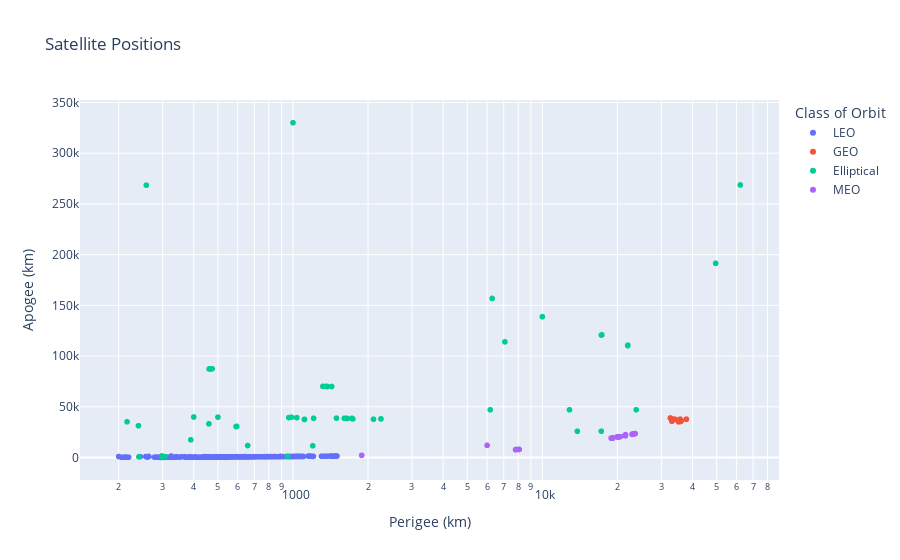

The cell this chart's notebook holds for it:
### Markdown cell above
# 6. Satellite Positions
This plot analyzes satellites as positioned around the surface of the Earth’s center of mass. 

It plots satellites from the point of the orbit closest to the Earth, perigee against the point of the orbit farthest from the Earth, apogee. The color refers to the class of orbit.

This shows most satellites are positioned in orbits closest to the surface of the Earth.

### Code cell
import plotly.express as px


fig = px.scatter(data, x="Perigee (km)", y="Apogee (km)", color="Class of Orbit",
                 hover_name="Class of Orbit", log_x=True, size_max=120, title= 'Satellite Positions')
fig.show()

### Figure 1 — Plotly figure (JSON) as saved in the notebook; plotly's stock layout.template omitted (floating-point values rounded to 4 significant figures; data arrays with more than 128 entries replaced by an {"elided": "..."} marker saying what was removed)
{"data": [{"hovertemplate": "<b>%{hovertext}</b><br><br>Class of Orbit=LEO<br>Perigee (km)=%{x}<br>Apogee (km)=%{y}<extra></extra>", "hovertext": {"elided": "1918 str values"}, "legendgroup": "LEO", "marker": {"color": "#636efa", "symbol": "circle"}, "mode": "markers", "name": "LEO", "showlegend": true, "type": "scattergl", "x": {"elided": "1918 int values"}, "xaxis": "x", "y": {"elided": "1918 int values"}, "yaxis": "y"}, {"hovertemplate": "<b>%{hovertext}</b><br><br>Class of Orbit=GEO<br>Perigee (km)=%{x}<br>Apogee (km)=%{y}<extra></extra>", "hovertext": {"elided": "554 str values"}, "legendgroup": "GEO", "marker": {"color": "#EF553B", "symbol": "circle"}, "mode": "markers", "name": "GEO", "showlegend": true, "type": "scattergl", "x": {"elided": "554 int values"}, "xaxis": "x", "y": {"elided": "554 int values"}, "yaxis": "y"}, {"hovertemplate": "<b>%{hovertext}</b><br><br>Class of Orbit=Elliptical<br>Perigee (km)=%{x}<br>Apogee (km)=%{y}<extra></extra>", "hovertext": ["Elliptical", "Elliptical", "Elliptical", "Elliptical", "Elliptical", "Elliptical", "Elliptical", "Elliptical", "Elliptical", "Elliptical", "Elliptical", "Elliptical", "Elliptical", "Elliptical", "Elliptical", "Elliptical", "Elliptical", "Elliptical", "Elliptical", "Elliptical", "Elliptical", "Elliptical", "Elliptical", "Elliptical", "Elliptical", "Elliptical", "Elliptical", "Elliptical", "Elliptical", "Elliptical", "Elliptical", "Elliptical", "Elliptical", "Elliptical", "Elliptical", "Elliptical", "Elliptical", "Elliptical", "Elliptical", "Elliptical", "Elliptical", "Elliptical", "Elliptical", "Elliptical", "Elliptical", "Elliptical", "Elliptical", "Elliptical", "Elliptical", "Elliptical", "Elliptical", "Elliptical", "Elliptical", "Elliptical", "Elliptical", "Elliptical", "Elliptical"], "legendgroup": "Elliptical", "marker": {"color": "#00cc96", "symbol": "circle"}, "mode": "markers", "name": "Elliptical", "showlegend": true, "type": "scattergl", "x": [305, 300, 9999, 1606, 1650, 1615, 460, 298, 305, 305, 17231, 13810, 241, 49551, 952, 1111, 1112, 2103, 1738, 6292, 62200, 301, 2253, 1722, 1494, 962, 986, 1036, 1375, 1357, 1429, 1317, 306, 306, 17240, 21998, 22017, 500, 400, 23783, 12849, 6179, 1200, 1000, 240, 389, 658, 17313, 216, 258, 461, 467, 474, 1210, 591, 595, 7079], "xaxis": "x", "y": [851, 847, 138825, 38662, 38511, 38737, 33200, 845, 846, 850, 25971, 25918, 689, 191451, 1155, 37564, 37580, 37746, 38111, 156833, 268679, 846, 38105, 38637, 38860, 39398, 39735, 39308, 70009, 70117, 70045, 70157, 853, 848, 120715, 110256, 110791, 39850, 39966, 47100, 47048, 47086, 11600, 330000, 31342, 17480, 11836, 120961, 35224, 268488, 87304, 87260, 87526, 38740, 30534, 30657, 114027], "yaxis": "y"}, {"hovertemplate": "<b>%{hovertext}</b><br><br>Class of Orbit=MEO<br>Perigee (km)=%{x}<br>Apogee (km)=%{y}<extra></extra>", "hovertext": {"elided": "137 str values"}, "legendgroup": "MEO", "marker": {"color": "#ab63fa", "symbol": "circle"}, "mode": "markers", "name": "MEO", "showlegend": true, "type": "scattergl", "x": {"elided": "137 int values"}, "xaxis": "x", "y": {"elided": "137 int values"}, "yaxis": "y"}], "layout": {"legend": {"title": {"text": "Class of Orbit"}, "tracegroupgap": 0}, "title": {"text": "Satellite Positions"}, "xaxis": {"anchor": "y", "domain": [0, 1], "title": {"text": "Perigee (km)"}, "type": "log"}, "yaxis": {"anchor": "x", "domain": [0, 1], "title": {"text": "Apogee (km)"}}}}
